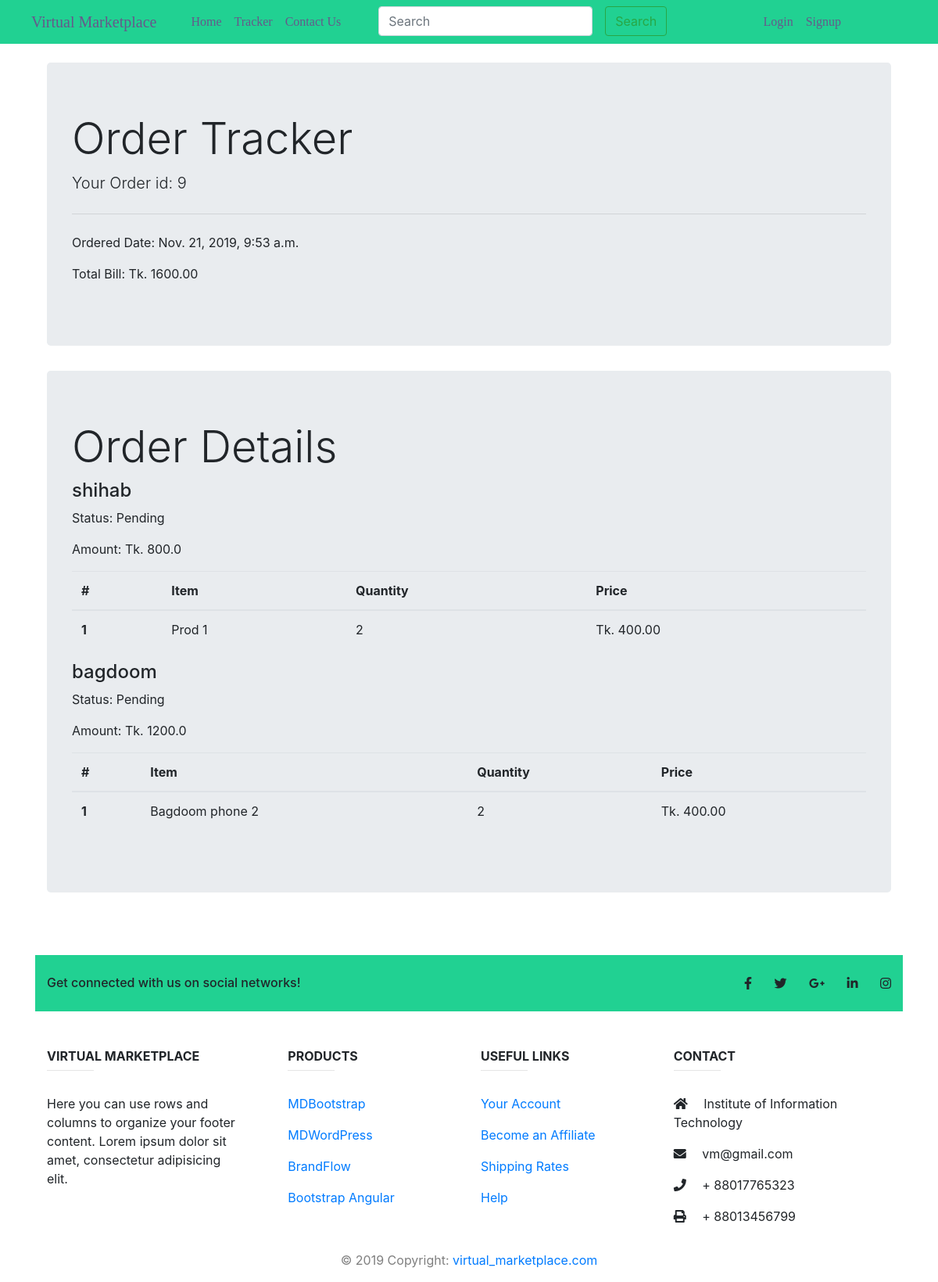
The page /order/details/9 on the database its author committed.
### orders/models.py (models this page shows, shortened)
class Order(models.Model):
    user = models.ForeignKey(settings.AUTH_USER_MODEL, on_delete=models.CASCADE)
    items = models.ManyToManyField(OrderItem)
    start_date = models.DateTimeField(auto_now_add=True)
    ordered_date = models.DateTimeField()
    ordered = models.BooleanField(default=False)
    billing_address = models.ForeignKey(
        'BillingAddress', on_delete=models.SET_NULL, blank=True, null=True)
    payment = models.ForeignKey(
        'Payment', on_delete=models.SET_NULL, blank=True, null=True)
    def get_total(self):
        total = 0
        for order_item in self.items.all():
            total += order_item.get_total_item_price()
        return total

class OrderItem(models.Model):
    user = models.ForeignKey(settings.AUTH_USER_MODEL, on_delete=models.CASCADE)
    item = models.ForeignKey(Product, on_delete=models.CASCADE)
    quantity = models.IntegerField(default=1)
    ordered = models.BooleanField(default=False)
    def get_total_item_price(self):
        return self.quantity * self.item.price

class OrderToSellers(models.Model):
    STATUS_CHOICES = (
        ('P', 'Pending'),
        ('A', 'Accepted'),
        ('R', 'Rejected'),
        ('S', 'Shipped'),
    )
    order = models.ForeignKey(Order, on_delete=models.CASCADE)
    customer = models.ForeignKey(settings.AUTH_USER_MODEL, on_delete=models.CASCADE, related_name='customer')
    seller = models.ForeignKey(User, on_delete=models.CASCADE)
    items_json = models.CharField(max_length=5000, null=True, blank=True)
    ordered_date = models.DateTimeField(auto_now_add=True)
    ordered = models.BooleanField(default=False)
    amount = models.FloatField()
    status = models.CharField(max_length=1, choices=STATUS_CHOICES)

### store/models.py (models this page shows, shortened)
class Product(models.Model):
    name = models.CharField(max_length=50)
    category = models.ForeignKey(Category, on_delete=models.CASCADE,  null=True)
    price = models.DecimalField(max_digits=10, decimal_places=2, blank= True)
    description = models.CharField(max_length=300)
    publish_date = models.DateField()
    image = models.ImageField(upload_to='store/product_images', default="")
    seller = models.ForeignKey(User, on_delete=models.CASCADE)
    likes = models.ManyToManyField(settings.AUTH_USER_MODEL, related_name="likes", blank=True)

### accounts/models.py (models this page shows)
class User(AbstractUser):
    is_seller = models.BooleanField(default=False)
    is_customer = models.BooleanField(default=False)

### orders/views.py (the view)
# urls.py: path('details/<int:order_id>', views.order_details, name='order_details'),
def order_details(request, order_id):
    order = Order.objects.get(id=order_id, ordered=True)
    order_all_sellers = OrderToSellers.objects.filter(order=order)
    item_list = []
    for individual_order_seller in order_all_sellers:
        items = order.items.filter(item__seller=individual_order_seller.seller)
        item_json = [individual_order_seller, items]
        item_list.append(item_json)
    context = {
        'order': order,
        'item_list': item_list
    }
    return render(request, "orders/tracker-success.html", context)

### orders/templates/orders/tracker-success.html (shortened to what this page needs)
{% extends 'store/basic.html' %}
{% block content %}
<div class="container">
    <div class="col my-4">
        <div class="jumbotron">
            <h1 class="display-4">Order Tracker</h1>
            <p class="lead"> Your Order id: {{ order.id }} </p>
            <hr class="my-4">
            <p>Ordered Date: {{ order.ordered_date }}</p>
            <p>Total Bill: Tk. {{ order.get_total }}</p>
        </div>
        <div class="jumbotron">
             <h6 class="display-4">Order Details</h6>
            {% for item_all_seller in item_list %}
                {% for item in item_all_seller %}
                    {% if not forloop.counter|divisibleby:"2" %}
                        <h4 class="display-6">{{ item.seller.username }}</h4>
                        <p> Status:
                            {% if item.status == 'P' %} Pending
                            {% elif  item.status == 'A' %} Accepted
                            {% elif  item.status == 'R' %} Rejected
                            {% elif  item.status == 'S' %} Shipped
                            {% endif %}
                        </p>
                        <p> Amount: Tk. {{ item.amount }}</p>
                    {% elif  forloop.counter|divisibleby:"2"%}
                            <table class="table table-hover">
                             <thead>
                                <tr>
                                  <th scope="col">#</th>
                                  <th scope="col">Item</th>
                                  <th scope="col">Quantity</th>
                                  <th scope="col">Price</th>
                                </tr>
                              </thead>
                              <tbody>
                               {%  for single_item in item %}
                                <tr>
                                  <th scope="row">{{ forloop.counter }}</th>
                                  <td>{{ single_item.item.name }}</td>
                                  <td>{{ single_item.quantity }}</td>
                                  <td>Tk. {{ single_item.item.price }}</td>
                                </tr>
                              {% endfor %}
                              </tbody>
                            </table>
                    {% endif %}
                {% endfor %}
            {% endfor %}
        </div>
</div>
{% endblock %}

### rows shown on the page
Order: id "9", ordered_date "Nov. 21, 2019, 9:53 a.m.", get_total "1600.00"
OrderToSellers: seller.username "shihab", status "Pending", amount "800.0"
OrderItem: item.name "Prod 1", quantity "2", item.price "400.00"
OrderToSellers: seller.username "bagdoom", status "Pending", amount "1200.0"
OrderItem: item.name "Bagdoom phone 2", quantity "2", item.price "400.00"
